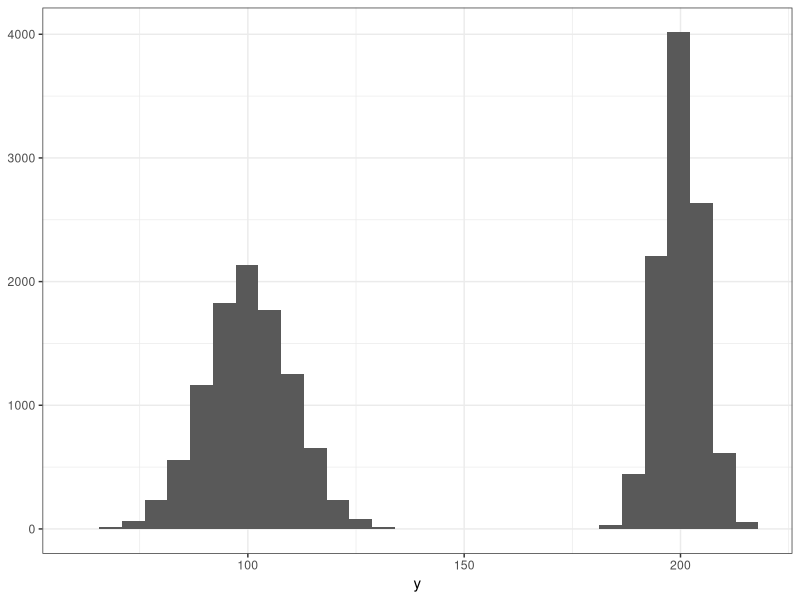
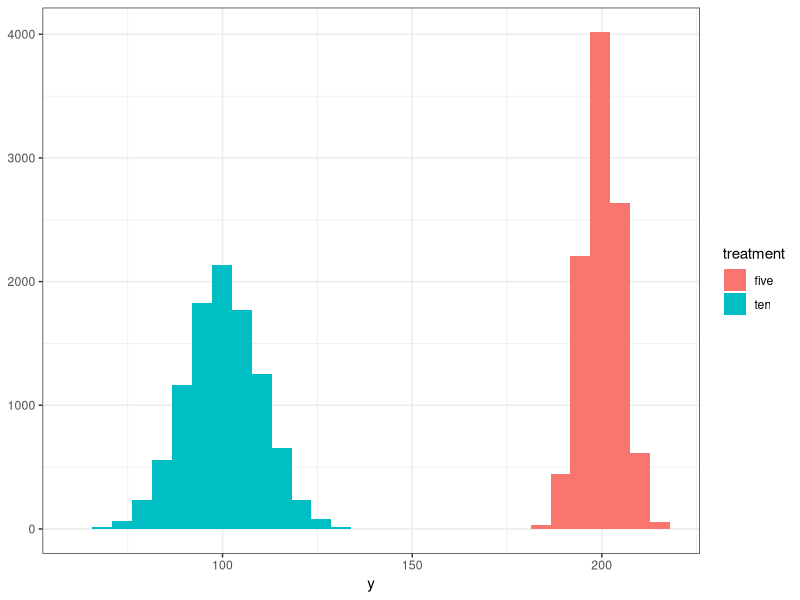

Write R code to recreate these figures, in order.
library(glmmTMB)
library(ggplot2); theme_set(theme_bw())

#simulate data
sim1 = function(nID=1000, nt=10, IDsd=0.5, tsd=0.25, mu=0, residsd=1)
{
	dat = expand.grid(ID=1:nID, t=1:nt)
	n = nrow(dat)
	dat$REID = rnorm(nID, sd=IDsd)[dat$ID]
	dat$REt = rnorm(nt, sd=tsd)[dat$t]
	dat$y = rnorm(n, mean=mu, sd=residsd) + dat$REID + dat$REt
	dat
}
set.seed(101) 
d1 = sim1(mu=100, residsd=10)
set.seed(101) # to get same ID and t random effects
d2 = sim1(mu=200, residsd=5)
d1$treatment = "ten"
d2$treatment = "five"
dat = rbind(d1, d2)

# plot the data
ggplot(dat)+geom_histogram(aes(y))+ylab(NULL)
ggplot(dat)+geom_histogram(aes(y, fill=treatment))+ylab(NULL)

# model
m0 = glmmTMB(y ~ treatment + (1|t)+(1|ID), 
						 dispformula=~treatment, data=dat)

# extract results
fixef(m0)$disp
c(log(5), log(10)-log(5)) # expected dispersion model coefficients

fixef(m0)
